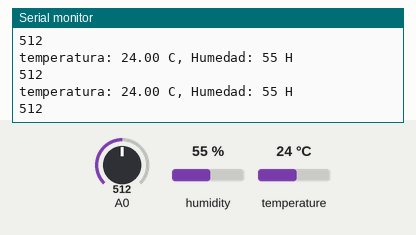
Bench run of a sketch on a simulated ESP8266 (NodeMCU). On the bench: the last lines printed to the serial monitor. The inputs (shaded band) are chosen by the test bench; at power-on: humidity 55 %, A0 = 512, temperature 24 °C.

Above: at 2.7 s.
2.8 s: humidity set to 22 %
At 3.3 s:
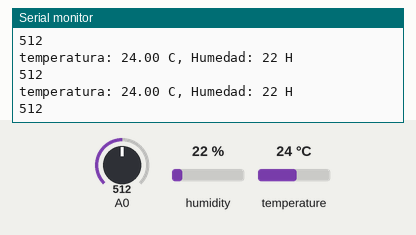
4.3 s: A0 set to 716
At 5.0 s:
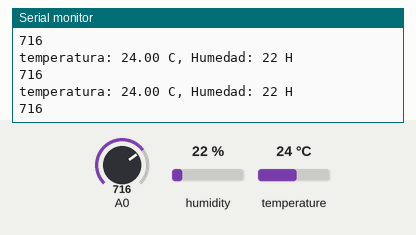
5.8 s: temperature set to 12 °C
At 6.6 s:
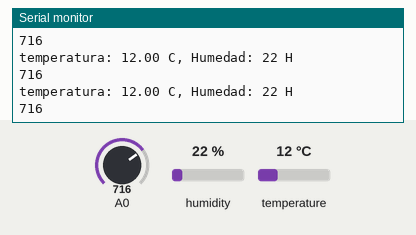
7.3 s: A0 set to 900
At 8.1 s:
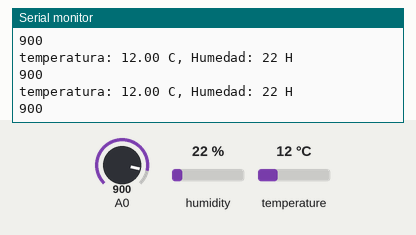
8.8 s: humidity set to 40 %
At 9.6 s:
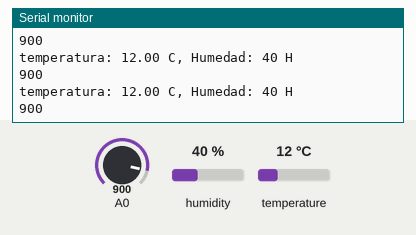
Timing chart, 0 to 11.3 s (numbered marks = the images above; inputs shaded):
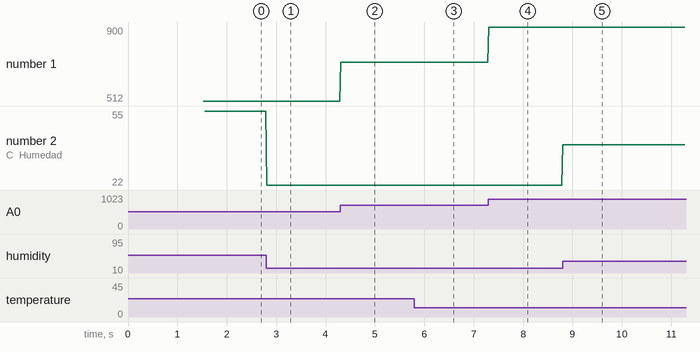

Measured:
- after the input at 2.8 s, the serial monitor: prints a new line at once (image 1)
- after the input at 4.3 s, the serial monitor: prints a new line at once (image 2)
- after the input at 5.8 s, the serial monitor: prints a new line at once (image 3)
- after the input at 7.3 s, the serial monitor: prints a new line at once (image 4)
- after the input at 8.8 s, the serial monitor: prints a new line at once (image 5)
- plotted number 1: 512 → 716 after the input at 4.3 s, 716 → 900 after the input at 7.3 s
- plotted number 2: 55 → 22 after the input at 2.8 s, 22 → 40 after the input at 8.8 s

The sketch:

DHT11-Node-MQ135.ino
```cpp
#include "UbidotsESPMQTT.h"
#include<SimpleDHT.h>
#include<ESP8266WIFI.h>

             //BBFF-Uwy4vl7oGuHe5EKmHsUgknC7AWiY2x
#define TOKEN "BBFF-Uwy4vl7oGuHe5EKmHsUgknC7AWiY2x" // Your Ubidots TOKEN
//#define WIFINAME "NETLIFE-RIVERA_EXT" //Your SSID
//#define WIFIPASS "0909039109" // Your Wifi Pass
#define WIFINAME "INNACENSA" //Your SSID
#define WIFIPASS "innacensa." // Your Wifi Pass

Ubidots client(TOKEN);

int pinDHT11 = 14;
//SimpleDHT11 dht11(pinDHT11);
SimpleDHT11 dht11(pinDHT11);
//Sensor de calidad aire MQ135
int MQ135=0;

void callback(char* topic, byte* payload, unsigned int length)
{
  Serial.print("Message arrived [");
  Serial.print(topic);
  Serial.print("] ");
  for (int i=0;i<length;i++)
  {
    Serial.print((char)payload[i]);
  }
  Serial.println();
}

void setup() {

  // put your setup code here, to run once:
  Serial.begin(115200);
  client.setDebug(true); // Pass a true or false bool value to activate debug messages
  client.wifiConnection(WIFINAME, WIFIPASS);
  client.begin(callback);
  Serial.print("mac : ");
  Serial.print(WiFi.macAddress());
  }

void loop()
{
  //++++++++++++++++++++++++++++++++++++++++DHT11
  // read with raw sample data.
  byte temperature = 0;
  byte humidity = 0;
  byte data[40] = {0};
  int err = SimpleDHTErrSuccess;
  if ((err = dht11.read(&temperature, &humidity, data)) != SimpleDHTErrSuccess)
  {
    Serial.print("Read DHT11 failed, err="); Serial.println(err);delay(1000);
    return;
  }
  float decimal=0.0;
  decimal=(2*2*2*data[28]+2*2*data[29]+2*data[30]+data[31]);
  float dato= temperature+decimal/10;
  Serial.print("temperatura: ");
  Serial.print(String(dato));
  Serial.print(" C, ");
  Serial.print("Humedad: ");
  Serial.print((int)humidity);
  Serial.println(" H");
  //++++++++++++++++++++++++++++++++++++++++++MQ135
  MQ135=analogRead(A0);
  Serial.println(MQ135);
  //+++++++++++++++++++++++++++++++++++++++++++++IOT++++++++++++++++++++++++++++++++++
  // put your main code here, to run repeatedly:
  if(!client.connected())
  {
      client.reconnect();
  }
  // Publish values to 2 different data sources

  client.add("stuff", MQ135); //Insert your variable Labels and the value to be sent
  client.ubidotsPublish("source1");
  client.add("stuff",dato );
  client.add("more-stuff", humidity);
  client.ubidotsPublish("source2");
  //client.add("stuff", MQ135); //Insert your variable Labels and the value to be sent
  //client.ubidotsPublish("source3");
  client.loop();

  }
```
